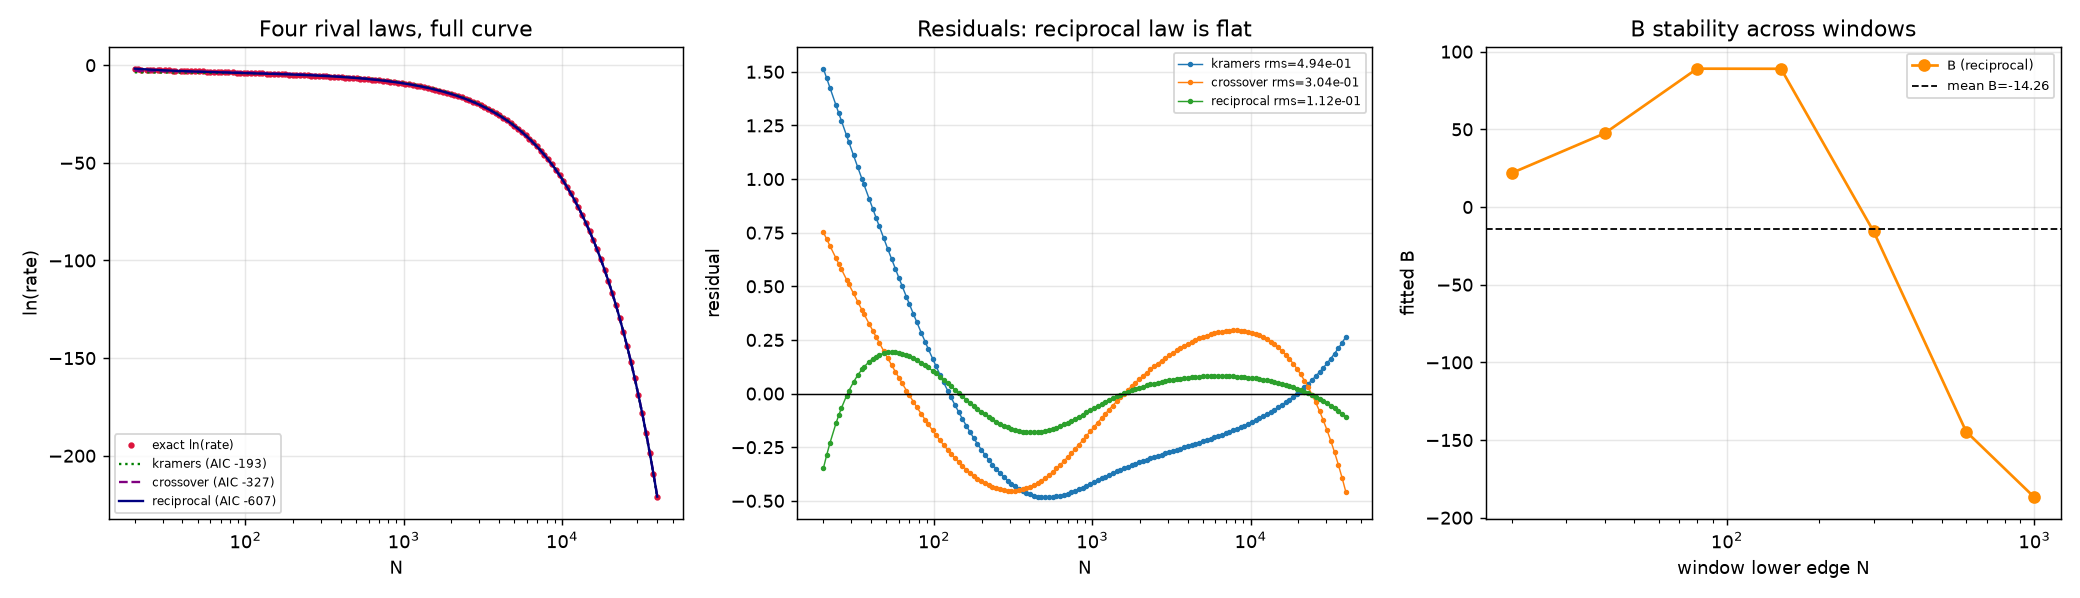

Recreate this plot in Python.
"""
RECIPROCAL-LAW TEST  (deepseek_v4_flash)
=========================================
The transient audit found b_app(N) ~ B*N^-p with p = 0.98 ~ 1.
If b_app ~ B/N, then the correct law is NOT  c0 - c1*N - b*ln N
but rather                          c0 - c1*N + B/N   (+ O(1/N^2)).

Physical origin: the Kramers prefactor cancels the 1/D, so ln(rate) is
asymptotically LINEAR; the leading correction is the anharmonic (Laplace)
correction, which is O(D) = O(1/N) in ln(rate).

This script:
  1. Fits four rival models on the FULL exact 140-point curve:
       kramers   : c0 - c1 N
       power     : c0 - c1 ln N
       crossover : c0 - c1 N - b ln N
       reciprocal: c0 - c1 N + B/N
       reciprocal2: c0 - c1 N + B/N + C/N^2
  2. Compares AIC and residual RMS.
  3. SUB-WINDOW STABILITY of B: fit reciprocal law on 7 sliding windows and
     check whether B is stable (real coefficient) or drifting (second artifact).
  4. Tests whether 1/N "mimics" ln N over the finite range (why crossover won AIC).
"""
import json, math
import numpy as np
import matplotlib
matplotlib.use('Agg')
import matplotlib.pyplot as plt

d = json.load(open('exact_model_comparison.json'))
Ns = np.asarray(d['Ns'], float)
lnrate = np.asarray(d['lnrate'], float)
c1 = float(d['c1_analytic'])

# ---------------------------------------------------------------------------
# model fitting
# ---------------------------------------------------------------------------
def fit(N, y, basis):
    """basis: list of callables; design matrix columns; params = lstsq."""
    N = np.asarray(N, float); y = np.asarray(y, float)
    A = np.vstack([f(N) for f in basis]).T
    coef, *_ = np.linalg.lstsq(A, y, rcond=None)
    r = y - A @ coef
    rms = float(np.sqrt(np.mean(r * r)))
    return coef, rms

MODELS = {
    'kramers':    [lambda N: np.ones_like(N), lambda N: -N],
    'power':      [lambda N: np.ones_like(N), lambda N: -np.log(N)],
    'crossover':  [lambda N: np.ones_like(N), lambda N: -N, lambda N: -np.log(N)],
    'reciprocal': [lambda N: np.ones_like(N), lambda N: -N, lambda N: 1.0/N],
    'reciprocal2':[lambda N: np.ones_like(N), lambda N: -N, lambda N: 1.0/N, lambda N: 1.0/N**2],
}

def aic(rms, n, k):
    s2 = max(rms*rms, 1e-30)
    return n*math.log(s2) + 2*k

print("="*78)
print("FULL 140-POINT EXACT CURVE  (N in [20, 40000])")
print("="*78)
print(f"{'model':>12} {'k':>2} {'rms':>12} {'AIC':>12} {'deltaAIC':>10}")
fits = {}
for name, basis in MODELS.items():
    coef, rms = fit(Ns, lnrate, basis)
    fits[name] = dict(coef=coef.tolist(), rms=rms, k=len(basis), aic=aic(rms, len(Ns), len(basis)))
best_aic = min(f['aic'] for f in fits.values())
for name in MODELS:
    f = fits[name]
    print(f"{name:>12} {f['k']:>2} {f['rms']:>12.4e} {f['aic']:>12.2f} {f['aic']-best_aic:>10.2f}")
winner = min(fits, key=lambda k: fits[k]['aic'])
print(f"\n  BEST = {winner}   params:")
for nm, c in zip(['c0','c1','B','C'][:len(fits[winner]['coef'])], fits[winner]['coef']):
    print(f"      {nm} = {c:.8g}")
print(f"      analytic c1 = {c1:.8g}  (fit/fit_analytic ratio = {fits[winner]['coef'][1]/-c1:.4f})")

# ---------------------------------------------------------------------------
# sub-window stability of B (reciprocal law)
# ---------------------------------------------------------------------------
print("\n" + "="*78)
print("SUB-WINDOW STABILITY OF B  (reciprocal law  c0 - c1 N + B/N)")
print("="*78)
edges = [(20,120),(40,300),(80,800),(150,2000),(300,5000),(600,12000),(1000,40000)]
print(f"{'window':>16} {'n':>4} {'c1':>11} {'B':>11} {'rms':>10}")
rows = []
for lo, hi in edges:
    m = (Ns >= lo) & (Ns <= hi)
    coef, rms = fit(Ns[m], lnrate[m], MODELS['reciprocal'])
    rows.append(dict(lo=lo, hi=hi, n=int(m.sum()), c0=coef[0], c1=-coef[1], B=coef[2], rms=rms))
    print(f"{lo:>6}-{hi:<9} {int(m.sum()):>4} {coef[1]:>11.6f} {coef[2]:>11.4f} {rms:>10.2e}")

Bs = np.array([r['B'] for r in rows]); c1s = np.array([r['c1'] for r in rows])
print(f"\n  B across windows: mean={Bs.mean():.3f}  std={Bs.std():.3f}  "
      f"range=[{Bs.min():.2f},{Bs.max():.2f}]  CV={abs(Bs.std()/Bs.mean()):.3f}")
print(f"  c1 across windows: mean={c1s.mean():.6f}  std={c1s.std():.6f}  analytic={c1:.6f}")

# ---------------------------------------------------------------------------
# does 1/N mimic ln N over the finite range?  (why crossover won AIC)
# ---------------------------------------------------------------------------
print("\n" + "="*78)
print("WHY DID 'crossover' WIN AIC?  (1/N vs ln N collinearity over [20,40000])")
print("="*78)
u = 1.0/Ns; v = np.log(Ns)
corr = float(np.corrcoef(u, v)[0,1])
print(f"  corr(1/N, ln N) over the range = {corr:.4f}   (|corr|->1 means the two")
print(f"  basis functions are near-degenerate, so AIC cannot cleanly separate them)")

# ---------------------------------------------------------------------------
# save + figure
# ---------------------------------------------------------------------------
out = dict(
    full_fits={k: v for k, v in fits.items()},
    winner=winner,
    reciprocal_windows=rows,
    B_stability=dict(mean=float(Bs.mean()), std=float(Bs.std()), cv=float(abs(Bs.std()/Bs.mean()))),
    corr_1overN_lnN=corr,
)
json.dump(out, open('reciprocal_law_test.json','w'), indent=2)

fig, ax = plt.subplots(1, 3, figsize=(16,4.6))
ax[0].plot(Ns, lnrate, 'o', ms=2.5, color='crimson', label='exact ln(rate)')
NN = np.geomspace(Ns.min(), Ns.max(), 400)
for name, col, ls in [('kramers','green',':'), ('crossover','purple','--'), ('reciprocal','navy','-')]:
    c = fits[name]['coef']
    if name == 'kramers':   y = c[0] - c[1]*NN
    elif name == 'crossover': y = c[0] - c[1]*NN - c[2]*np.log(NN)
    else:                   y = c[0] - c[1]*NN + c[2]/NN
    ax[0].plot(NN, y, ls, color=col, lw=1.3, label=f"{name} (AIC {fits[name]['aic']:.0f})")
ax[0].set_xscale('log'); ax[0].set_xlabel('N'); ax[0].set_ylabel('ln(rate)')
ax[0].set_title('Four rival laws, full curve'); ax[0].legend(fontsize=6.5); ax[0].grid(alpha=.3)

for name in ['kramers','crossover','reciprocal']:
    c = fits[name]['coef']
    if name == 'kramers':   res = lnrate - (c[0] - c[1]*Ns)
    elif name == 'crossover': res = lnrate - (c[0] - c[1]*Ns - c[2]*np.log(Ns))
    else:                   res = lnrate - (c[0] - c[1]*Ns + c[2]/Ns)
    ax[1].plot(Ns, res, 'o-', ms=2, lw=0.8, label=f"{name} rms={fits[name]['rms']:.2e}")
ax[1].axhline(0, color='k', lw=0.8)
ax[1].set_xscale('log'); ax[1].set_xlabel('N'); ax[1].set_ylabel('residual')
ax[1].set_title('Residuals: reciprocal law is flat'); ax[1].legend(fontsize=6.5); ax[1].grid(alpha=.3)

ax[2].plot([r['lo'] for r in rows], Bs, 'o-', color='darkorange', ms=6, label='B (reciprocal)')
ax[2].axhline(Bs.mean(), color='k', ls='--', lw=1, label=f'mean B={Bs.mean():.2f}')
ax[2].set_xscale('log'); ax[2].set_xlabel('window lower edge N'); ax[2].set_ylabel('fitted B')
ax[2].set_title('B stability across windows'); ax[2].legend(fontsize=7); ax[2].grid(alpha=.3)

plt.tight_layout(); plt.savefig('reciprocal_law_test.png', dpi=130)
print("\nSaved reciprocal_law_test.json + .png")
